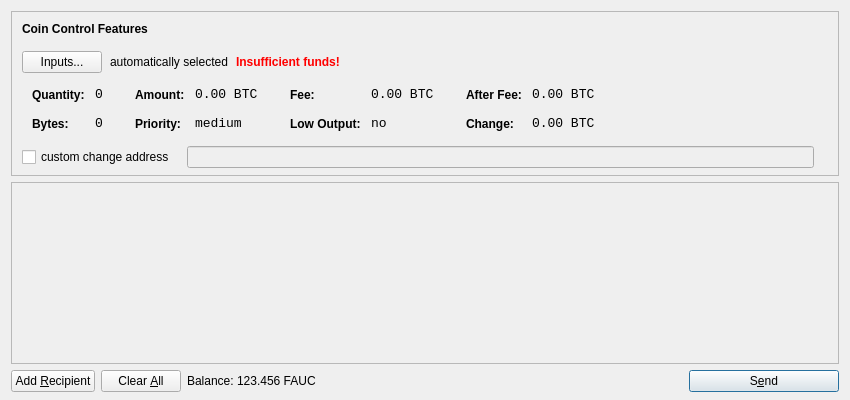
<?xml version="1.0" encoding="UTF-8"?>
<ui version="4.0">
 <class>SendCoinsDialog</class>
 <widget class="QDialog" name="SendCoinsDialog">
  <property name="geometry">
   <rect>
    <x>0</x>
    <y>0</y>
    <width>850</width>
    <height>400</height>
   </rect>
  </property>
  <property name="windowTitle">
   <string>Send Coins</string>
  </property>
  <layout class="QVBoxLayout" name="verticalLayout" stretch="0,1,0">
   <property name="bottomMargin">
    <number>8</number>
   </property>
   <item>
    <widget class="QFrame" name="frameCoinControl">
     <property name="sizePolicy">
      <sizepolicy hsizetype="Expanding" vsizetype="Expanding">
       <horstretch>0</horstretch>
       <verstretch>0</verstretch>
      </sizepolicy>
     </property>
     <property name="maximumSize">
      <size>
       <width>16777215</width>
       <height>16777215</height>
      </size>
     </property>
     <property name="frameShape">
      <enum>QFrame::StyledPanel</enum>
     </property>
     <property name="frameShadow">
      <enum>QFrame::Sunken</enum>
     </property>
     <layout class="QVBoxLayout" name="verticalLayoutCoinControl2">
      <property name="spacing">
       <number>-1</number>
      </property>
      <property name="leftMargin">
       <number>0</number>
      </property>
      <property name="topMargin">
       <number>0</number>
      </property>
      <property name="rightMargin">
       <number>0</number>
      </property>
      <property name="bottomMargin">
       <number>6</number>
      </property>
      <item>
       <layout class="QVBoxLayout" name="verticalLayoutCoinControl" stretch="0,0,0,0,1">
        <property name="spacing">
         <number>0</number>
        </property>
        <property name="leftMargin">
         <number>10</number>
        </property>
        <property name="topMargin">
         <number>10</number>
        </property>
        <item>
         <layout class="QHBoxLayout" name="horizontalLayoutCoinControl1">
          <property name="bottomMargin">
           <number>15</number>
          </property>
          <item>
           <widget class="QLabel" name="labelCoinControlFeatures">
            <property name="sizePolicy">
             <sizepolicy hsizetype="Preferred" vsizetype="Maximum">
              <horstretch>0</horstretch>
              <verstretch>0</verstretch>
             </sizepolicy>
            </property>
            <property name="font">
             <font>
              <weight>75</weight>
              <bold>true</bold>
             </font>
            </property>
            <property name="styleSheet">
             <string notr="true">font-weight:bold;</string>
            </property>
            <property name="text">
             <string>Coin Control Features</string>
            </property>
           </widget>
          </item>
         </layout>
        </item>
        <item>
         <layout class="QHBoxLayout" name="horizontalLayoutCoinControl2" stretch="0,0,0,0">
          <property name="spacing">
           <number>8</number>
          </property>
          <property name="bottomMargin">
           <number>10</number>
          </property>
          <item>
           <widget class="QPushButton" name="pushButtonCoinControl">
            <property name="styleSheet">
             <string notr="true"/>
            </property>
            <property name="text">
             <string>Inputs...</string>
            </property>
           </widget>
          </item>
          <item>
           <widget class="QLabel" name="labelCoinControlAutomaticallySelected">
            <property name="text">
             <string>automatically selected</string>
            </property>
            <property name="margin">
             <number>5</number>
            </property>
           </widget>
          </item>
          <item>
           <widget class="QLabel" name="labelCoinControlInsuffFunds">
            <property name="font">
             <font>
              <weight>75</weight>
              <bold>true</bold>
             </font>
            </property>
            <property name="styleSheet">
             <string notr="true">color:red;font-weight:bold;</string>
            </property>
            <property name="text">
             <string>Insufficient funds!</string>
            </property>
            <property name="margin">
             <number>5</number>
            </property>
           </widget>
          </item>
          <item>
           <spacer name="horizontalSpacerCoinControl">
            <property name="orientation">
             <enum>Qt::Horizontal</enum>
            </property>
            <property name="sizeHint" stdset="0">
             <size>
              <width>40</width>
              <height>1</height>
             </size>
            </property>
           </spacer>
          </item>
         </layout>
        </item>
        <item>
         <widget class="QWidget" name="widgetCoinControl" native="true">
          <property name="sizePolicy">
           <sizepolicy hsizetype="Preferred" vsizetype="Preferred">
            <horstretch>0</horstretch>
            <verstretch>0</verstretch>
           </sizepolicy>
          </property>
          <property name="minimumSize">
           <size>
            <width>0</width>
            <height>0</height>
           </size>
          </property>
          <property name="styleSheet">
           <string notr="true"/>
          </property>
          <layout class="QHBoxLayout" name="horizontalLayoutCoinControl5">
           <property name="margin">
            <number>0</number>
           </property>
           <item>
            <layout class="QHBoxLayout" name="horizontalLayoutCoinControl3" stretch="0,0,0,1">
             <property name="spacing">
              <number>20</number>
             </property>
             <property name="topMargin">
              <number>0</number>
             </property>
             <property name="bottomMargin">
              <number>10</number>
             </property>
             <item>
              <layout class="QFormLayout" name="formLayoutCoinControl1">
               <property name="horizontalSpacing">
                <number>10</number>
               </property>
               <property name="verticalSpacing">
                <number>14</number>
               </property>
               <property name="leftMargin">
                <number>10</number>
               </property>
               <property name="topMargin">
                <number>4</number>
               </property>
               <property name="rightMargin">
                <number>6</number>
               </property>
               <item row="0" column="0">
                <widget class="QLabel" name="labelCoinControlQuantityText">
                 <property name="styleSheet">
                  <string notr="true">font-weight:bold;</string>
                 </property>
                 <property name="text">
                  <string>Quantity:</string>
                 </property>
                 <property name="margin">
                  <number>0</number>
                 </property>
                </widget>
               </item>
               <item row="0" column="1">
                <widget class="QLabel" name="labelCoinControlQuantity">
                 <property name="font">
                  <font>
                   <family>Monospace</family>
                   <pointsize>10</pointsize>
                  </font>
                 </property>
                 <property name="cursor">
                  <cursorShape>IBeamCursor</cursorShape>
                 </property>
                 <property name="contextMenuPolicy">
                  <enum>Qt::ActionsContextMenu</enum>
                 </property>
                 <property name="text">
                  <string notr="true">0</string>
                 </property>
                 <property name="margin">
                  <number>0</number>
                 </property>
                 <property name="textInteractionFlags">
                  <set>Qt::LinksAccessibleByMouse|Qt::TextSelectableByKeyboard|Qt::TextSelectableByMouse</set>
                 </property>
                </widget>
               </item>
               <item row="1" column="0">
                <widget class="QLabel" name="labelCoinControlBytesText">
                 <property name="styleSheet">
                  <string notr="true">font-weight:bold;</string>
                 </property>
                 <property name="text">
                  <string>Bytes:</string>
                 </property>
                </widget>
               </item>
               <item row="1" column="1">
                <widget class="QLabel" name="labelCoinControlBytes">
                 <property name="font">
                  <font>
                   <family>Monospace</family>
                   <pointsize>10</pointsize>
                  </font>
                 </property>
                 <property name="cursor">
                  <cursorShape>IBeamCursor</cursorShape>
                 </property>
                 <property name="contextMenuPolicy">
                  <enum>Qt::ActionsContextMenu</enum>
                 </property>
                 <property name="text">
                  <string notr="true">0</string>
                 </property>
                 <property name="textInteractionFlags">
                  <set>Qt::LinksAccessibleByMouse|Qt::TextSelectableByKeyboard|Qt::TextSelectableByMouse</set>
                 </property>
                </widget>
               </item>
              </layout>
             </item>
             <item>
              <layout class="QFormLayout" name="formLayoutCoinControl2">
               <property name="horizontalSpacing">
                <number>10</number>
               </property>
               <property name="verticalSpacing">
                <number>14</number>
               </property>
               <property name="leftMargin">
                <number>6</number>
               </property>
               <property name="topMargin">
                <number>4</number>
               </property>
               <property name="rightMargin">
                <number>6</number>
               </property>
               <item row="0" column="0">
                <widget class="QLabel" name="labelCoinControlAmountText">
                 <property name="styleSheet">
                  <string notr="true">font-weight:bold;</string>
                 </property>
                 <property name="text">
                  <string>Amount:</string>
                 </property>
                 <property name="margin">
                  <number>0</number>
                 </property>
                </widget>
               </item>
               <item row="0" column="1">
                <widget class="QLabel" name="labelCoinControlAmount">
                 <property name="font">
                  <font>
                   <family>Monospace</family>
                   <pointsize>10</pointsize>
                  </font>
                 </property>
                 <property name="cursor">
                  <cursorShape>IBeamCursor</cursorShape>
                 </property>
                 <property name="contextMenuPolicy">
                  <enum>Qt::ActionsContextMenu</enum>
                 </property>
                 <property name="text">
                  <string notr="true">0.00 BTC</string>
                 </property>
                 <property name="textInteractionFlags">
                  <set>Qt::LinksAccessibleByMouse|Qt::TextSelectableByKeyboard|Qt::TextSelectableByMouse</set>
                 </property>
                </widget>
               </item>
               <item row="1" column="0">
                <widget class="QLabel" name="labelCoinControlPriorityText">
                 <property name="styleSheet">
                  <string notr="true">font-weight:bold;</string>
                 </property>
                 <property name="text">
                  <string>Priority:</string>
                 </property>
                </widget>
               </item>
               <item row="1" column="1">
                <widget class="QLabel" name="labelCoinControlPriority">
                 <property name="font">
                  <font>
                   <family>Monospace</family>
                   <pointsize>10</pointsize>
                  </font>
                 </property>
                 <property name="cursor">
                  <cursorShape>IBeamCursor</cursorShape>
                 </property>
                 <property name="contextMenuPolicy">
                  <enum>Qt::ActionsContextMenu</enum>
                 </property>
                 <property name="text">
                  <string>medium</string>
                 </property>
                 <property name="textInteractionFlags">
                  <set>Qt::LinksAccessibleByMouse|Qt::TextSelectableByKeyboard|Qt::TextSelectableByMouse</set>
                 </property>
                </widget>
               </item>
              </layout>
             </item>
             <item>
              <layout class="QFormLayout" name="formLayoutCoinControl3">
               <property name="horizontalSpacing">
                <number>10</number>
               </property>
               <property name="verticalSpacing">
                <number>14</number>
               </property>
               <property name="leftMargin">
                <number>6</number>
               </property>
               <property name="topMargin">
                <number>4</number>
               </property>
               <property name="rightMargin">
                <number>6</number>
               </property>
               <item row="0" column="0">
                <widget class="QLabel" name="labelCoinControlFeeText">
                 <property name="styleSheet">
                  <string notr="true">font-weight:bold;</string>
                 </property>
                 <property name="text">
                  <string>Fee:</string>
                 </property>
                 <property name="margin">
                  <number>0</number>
                 </property>
                </widget>
               </item>
               <item row="0" column="1">
                <widget class="QLabel" name="labelCoinControlFee">
                 <property name="font">
                  <font>
                   <family>Monospace</family>
                   <pointsize>10</pointsize>
                  </font>
                 </property>
                 <property name="cursor">
                  <cursorShape>IBeamCursor</cursorShape>
                 </property>
                 <property name="contextMenuPolicy">
                  <enum>Qt::ActionsContextMenu</enum>
                 </property>
                 <property name="text">
                  <string notr="true">0.00 BTC</string>
                 </property>
                 <property name="textInteractionFlags">
                  <set>Qt::LinksAccessibleByMouse|Qt::TextSelectableByKeyboard|Qt::TextSelectableByMouse</set>
                 </property>
                </widget>
               </item>
               <item row="1" column="0">
                <widget class="QLabel" name="labelCoinControlLowOutputText">
                 <property name="styleSheet">
                  <string notr="true">font-weight:bold;</string>
                 </property>
                 <property name="text">
                  <string>Low Output:</string>
                 </property>
                </widget>
               </item>
               <item row="1" column="1">
                <widget class="QLabel" name="labelCoinControlLowOutput">
                 <property name="font">
                  <font>
                   <family>Monospace</family>
                   <pointsize>10</pointsize>
                  </font>
                 </property>
                 <property name="cursor">
                  <cursorShape>IBeamCursor</cursorShape>
                 </property>
                 <property name="contextMenuPolicy">
                  <enum>Qt::ActionsContextMenu</enum>
                 </property>
                 <property name="text">
                  <string>no</string>
                 </property>
                 <property name="textInteractionFlags">
                  <set>Qt::LinksAccessibleByMouse|Qt::TextSelectableByKeyboard|Qt::TextSelectableByMouse</set>
                 </property>
                </widget>
               </item>
              </layout>
             </item>
             <item>
              <layout class="QFormLayout" name="formLayoutCoinControl4">
               <property name="horizontalSpacing">
                <number>10</number>
               </property>
               <property name="verticalSpacing">
                <number>14</number>
               </property>
               <property name="leftMargin">
                <number>6</number>
               </property>
               <property name="topMargin">
                <number>4</number>
               </property>
               <property name="rightMargin">
                <number>6</number>
               </property>
               <item row="0" column="0">
                <widget class="QLabel" name="labelCoinControlAfterFeeText">
                 <property name="styleSheet">
                  <string notr="true">font-weight:bold;</string>
                 </property>
                 <property name="text">
                  <string>After Fee:</string>
                 </property>
                 <property name="margin">
                  <number>0</number>
                 </property>
                </widget>
               </item>
               <item row="0" column="1">
                <widget class="QLabel" name="labelCoinControlAfterFee">
                 <property name="font">
                  <font>
                   <family>Monospace</family>
                   <pointsize>10</pointsize>
                  </font>
                 </property>
                 <property name="cursor">
                  <cursorShape>IBeamCursor</cursorShape>
                 </property>
                 <property name="contextMenuPolicy">
                  <enum>Qt::ActionsContextMenu</enum>
                 </property>
                 <property name="text">
                  <string notr="true">0.00 BTC</string>
                 </property>
                 <property name="textInteractionFlags">
                  <set>Qt::LinksAccessibleByMouse|Qt::TextSelectableByKeyboard|Qt::TextSelectableByMouse</set>
                 </property>
                </widget>
               </item>
               <item row="1" column="0">
                <widget class="QLabel" name="labelCoinControlChangeText">
                 <property name="styleSheet">
                  <string notr="true">font-weight:bold;</string>
                 </property>
                 <property name="text">
                  <string>Change:</string>
                 </property>
                </widget>
               </item>
               <item row="1" column="1">
                <widget class="QLabel" name="labelCoinControlChange">
                 <property name="font">
                  <font>
                   <family>Monospace</family>
                   <pointsize>10</pointsize>
                  </font>
                 </property>
                 <property name="cursor">
                  <cursorShape>IBeamCursor</cursorShape>
                 </property>
                 <property name="contextMenuPolicy">
                  <enum>Qt::ActionsContextMenu</enum>
                 </property>
                 <property name="text">
                  <string notr="true">0.00 BTC</string>
                 </property>
                 <property name="textInteractionFlags">
                  <set>Qt::LinksAccessibleByMouse|Qt::TextSelectableByKeyboard|Qt::TextSelectableByMouse</set>
                 </property>
                </widget>
               </item>
              </layout>
             </item>
            </layout>
           </item>
          </layout>
         </widget>
        </item>
        <item>
         <layout class="QHBoxLayout" name="horizontalLayoutCoinControl4" stretch="0,0,0">
          <property name="spacing">
           <number>12</number>
          </property>
          <property name="sizeConstraint">
           <enum>QLayout::SetDefaultConstraint</enum>
          </property>
          <property name="topMargin">
           <number>5</number>
          </property>
          <property name="rightMargin">
           <number>5</number>
          </property>
          <item>
           <widget class="QCheckBox" name="checkBoxCoinControlChange">
            <property name="text">
             <string>custom change address</string>
            </property>
           </widget>
          </item>
          <item>
           <widget class="QLineEdit" name="lineEditCoinControlChange">
            <property name="enabled">
             <bool>false</bool>
            </property>
            <property name="sizePolicy">
             <sizepolicy hsizetype="Expanding" vsizetype="Fixed">
              <horstretch>0</horstretch>
              <verstretch>0</verstretch>
             </sizepolicy>
            </property>
           </widget>
          </item>
          <item>
           <widget class="QLabel" name="labelCoinControlChangeLabel">
            <property name="sizePolicy">
             <sizepolicy hsizetype="Preferred" vsizetype="Expanding">
              <horstretch>0</horstretch>
              <verstretch>0</verstretch>
             </sizepolicy>
            </property>
            <property name="minimumSize">
             <size>
              <width>0</width>
              <height>0</height>
             </size>
            </property>
            <property name="text">
             <string/>
            </property>
            <property name="margin">
             <number>3</number>
            </property>
           </widget>
          </item>
         </layout>
        </item>
        <item>
         <spacer name="verticalSpacerCoinControl">
          <property name="orientation">
           <enum>Qt::Vertical</enum>
          </property>
          <property name="sizeHint" stdset="0">
           <size>
            <width>800</width>
            <height>1</height>
           </size>
          </property>
         </spacer>
        </item>
       </layout>
      </item>
     </layout>
    </widget>
   </item>
   <item>
    <widget class="QScrollArea" name="scrollArea">
     <property name="widgetResizable">
      <bool>true</bool>
     </property>
     <widget class="QWidget" name="scrollAreaWidgetContents">
      <property name="geometry">
       <rect>
        <x>0</x>
        <y>0</y>
        <width>830</width>
        <height>165</height>
       </rect>
      </property>
      <layout class="QVBoxLayout" name="verticalLayout_2">
       <property name="margin">
        <number>0</number>
       </property>
       <item>
        <layout class="QVBoxLayout" name="entries">
         <property name="spacing">
          <number>6</number>
         </property>
        </layout>
       </item>
       <item>
        <spacer name="verticalSpacer">
         <property name="orientation">
          <enum>Qt::Vertical</enum>
         </property>
         <property name="sizeHint" stdset="0">
          <size>
           <width>20</width>
           <height>40</height>
          </size>
         </property>
        </spacer>
       </item>
      </layout>
     </widget>
    </widget>
   </item>
   <item>
    <layout class="QHBoxLayout" name="horizontalLayout">
     <item>
      <widget class="QPushButton" name="addButton">
       <property name="toolTip">
        <string>Send to multiple recipients at once</string>
       </property>
       <property name="text">
        <string>Add &amp;Recipient</string>
       </property>
       <property name="icon">
        <iconset resource="../bitcoin.qrc">
         <normaloff>:/icons/add</normaloff>:/icons/add</iconset>
       </property>
       <property name="autoDefault">
        <bool>false</bool>
       </property>
      </widget>
     </item>
     <item>
      <widget class="QPushButton" name="clearButton">
       <property name="sizePolicy">
        <sizepolicy hsizetype="Minimum" vsizetype="Fixed">
         <horstretch>0</horstretch>
         <verstretch>0</verstretch>
        </sizepolicy>
       </property>
       <property name="toolTip">
        <string>Remove all transaction fields</string>
       </property>
       <property name="text">
        <string>Clear &amp;All</string>
       </property>
       <property name="icon">
        <iconset resource="../bitcoin.qrc">
         <normaloff>:/icons/remove</normaloff>:/icons/remove</iconset>
       </property>
       <property name="autoRepeatDelay">
        <number>300</number>
       </property>
       <property name="autoDefault">
        <bool>false</bool>
       </property>
      </widget>
     </item>
     <item>
      <layout class="QHBoxLayout" name="horizontalLayout_2">
       <property name="spacing">
        <number>3</number>
       </property>
       <item>
        <widget class="QLabel" name="label">
         <property name="text">
          <string>Balance:</string>
         </property>
        </widget>
       </item>
       <item>
        <widget class="QLabel" name="labelBalance">
         <property name="cursor">
          <cursorShape>IBeamCursor</cursorShape>
         </property>
         <property name="text">
          <string>123.456 FAUC</string>
         </property>
         <property name="textInteractionFlags">
          <set>Qt::LinksAccessibleByMouse|Qt::TextSelectableByKeyboard|Qt::TextSelectableByMouse</set>
         </property>
        </widget>
       </item>
      </layout>
     </item>
     <item>
      <spacer name="horizontalSpacer">
       <property name="orientation">
        <enum>Qt::Horizontal</enum>
       </property>
       <property name="sizeHint" stdset="0">
        <size>
         <width>40</width>
         <height>20</height>
        </size>
       </property>
      </spacer>
     </item>
     <item>
      <widget class="QPushButton" name="sendButton">
       <property name="minimumSize">
        <size>
         <width>150</width>
         <height>0</height>
        </size>
       </property>
       <property name="toolTip">
        <string>Confirm the send action</string>
       </property>
       <property name="text">
        <string>S&amp;end</string>
       </property>
       <property name="icon">
        <iconset resource="../bitcoin.qrc">
         <normaloff>:/icons/send</normaloff>:/icons/send</iconset>
       </property>
       <property name="default">
        <bool>true</bool>
       </property>
      </widget>
     </item>
    </layout>
   </item>
  </layout>
 </widget>
 <resources>
  <include location="../bitcoin.qrc"/>
 </resources>
 <connections/>
</ui>
